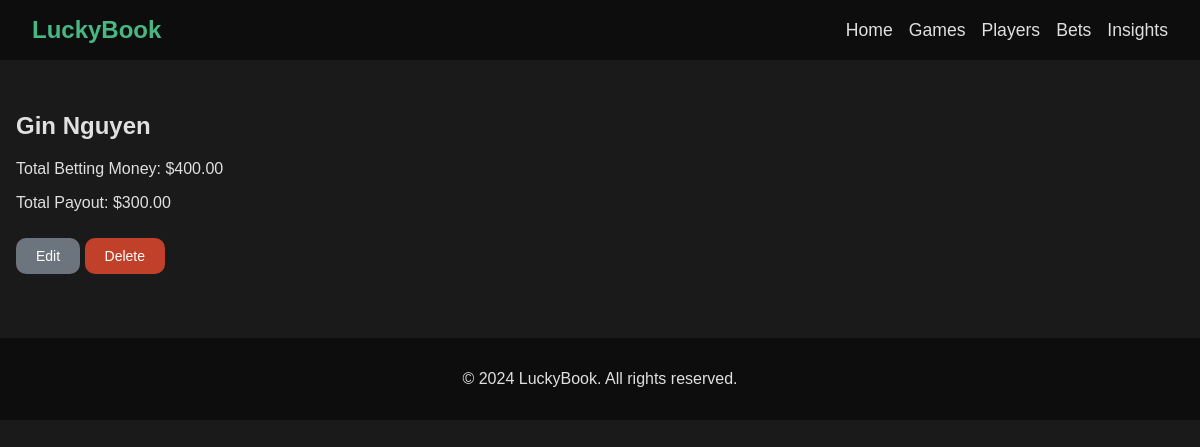
Page /players/1/ on the earlier database version.
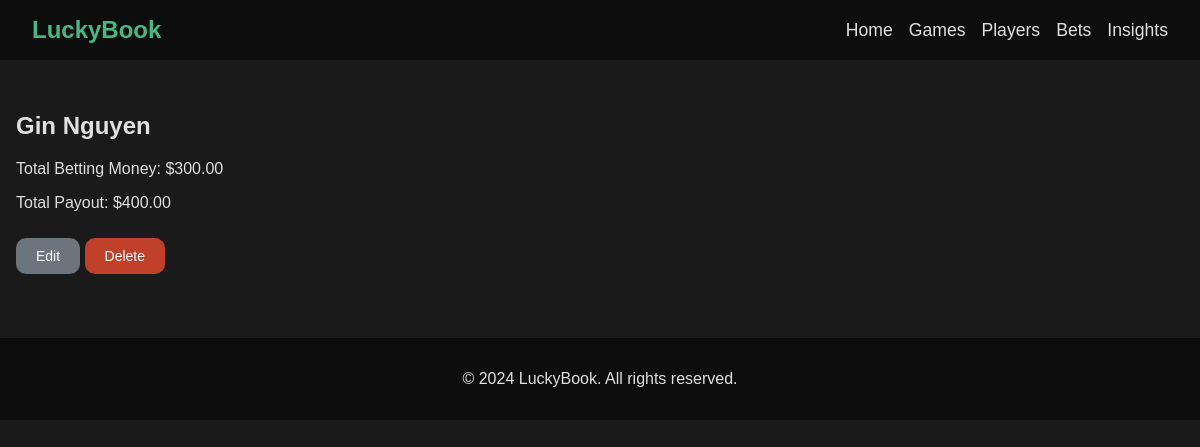
Same page on the later database version.
### my_book/models.py (models this page shows, shortened)
class Player(models.Model):
    name = models.CharField(max_length=100, unique=True)
    total_betting_money = models.DecimalField(
        max_digits=12, decimal_places=2, default=0.00
    )
    total_payout = models.DecimalField(max_digits=12, decimal_places=2, default=0.00)

### my_book/views.py (the view)
# urls.py: path("players/<int:pk>/", PlayerDetailView.as_view(), name="player-detail"),
class PlayerDetailView(DetailView):
    model = Player
    template_name = "players/player_detail.html"
    context_object_name = "player"

### my_book/templates/players/player_detail.html
{% extends "my_book/base.html" %}
{% block content %}
<div class="container">
    <h2>{{ player.name }}</h2>
    <p>Total Betting Money: ${{ player.total_betting_money }}</p>
    <p>Total Payout: ${{ player.total_payout }}</p>
    <a href="{% url 'player-edit' player.pk %}" class="btn-secondary">Edit</a>
    <a href="{% url 'player-delete' player.pk %}" class="btn-secondary-delete">Delete</a>
</div>
{% endblock %}

Differences in the rows shown:
changed Player "Gin Nguyen": total_betting_money "400.00" → "300.00"; total_payout "300.00" → "400.00"
